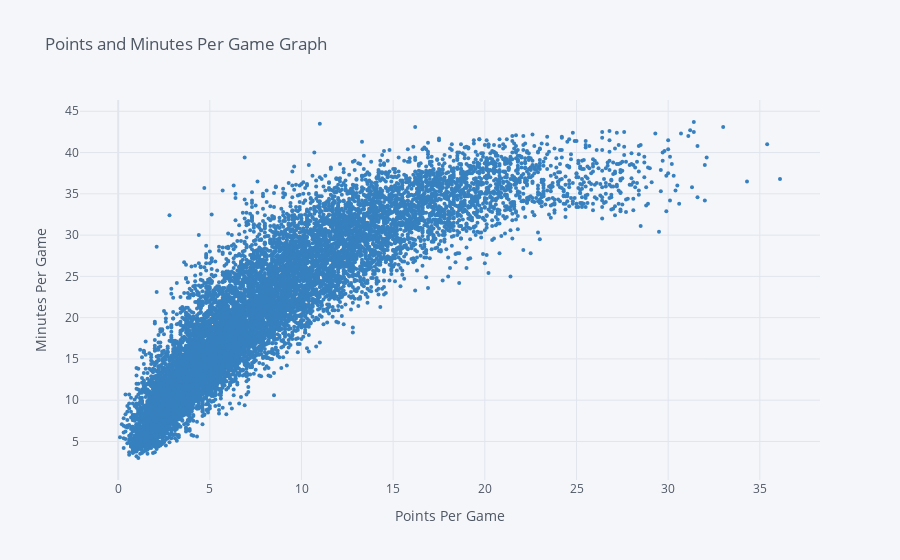

Source (notebook cell):
### Code cell
nba_data.iplot(kind='scatter', x='pts_per_game',y='mp_per_game',mode='markers',size=4,text='player_year',color='blue',title='Points and Minutes Per Game Graph',xTitle='Points Per Game',yTitle='Minutes Per Game')

### Figure 1 — Plotly figure (JSON) as saved in the notebook; plotly's stock layout.template omitted (floating-point values rounded to 4 significant figures; data arrays with more than 128 entries replaced by an {"elided": "..."} marker saying what was removed)
{"data": [{"line": {"color": "rgba(55, 128, 191, 1.0)", "dash": "solid", "shape": "linear", "width": 1.3}, "marker": {"size": 4, "symbol": "circle"}, "mode": "markers", "name": "mp_per_game", "text": {"elided": "12274 str values"}, "type": "scatter", "x": {"elided": "12274 float values"}, "y": {"elided": "12274 float values"}}], "layout": {"legend": {"bgcolor": "#F5F6F9", "font": {"color": "#4D5663"}}, "paper_bgcolor": "#F5F6F9", "plot_bgcolor": "#F5F6F9", "title": {"font": {"color": "#4D5663"}, "text": "Points and Minutes Per Game Graph"}, "xaxis": {"gridcolor": "#E1E5ED", "showgrid": true, "tickfont": {"color": "#4D5663"}, "title": {"font": {"color": "#4D5663"}, "text": "Points Per Game"}, "zerolinecolor": "#E1E5ED"}, "yaxis": {"gridcolor": "#E1E5ED", "showgrid": true, "tickfont": {"color": "#4D5663"}, "title": {"font": {"color": "#4D5663"}, "text": "Minutes Per Game"}, "zerolinecolor": "#E1E5ED"}}}
